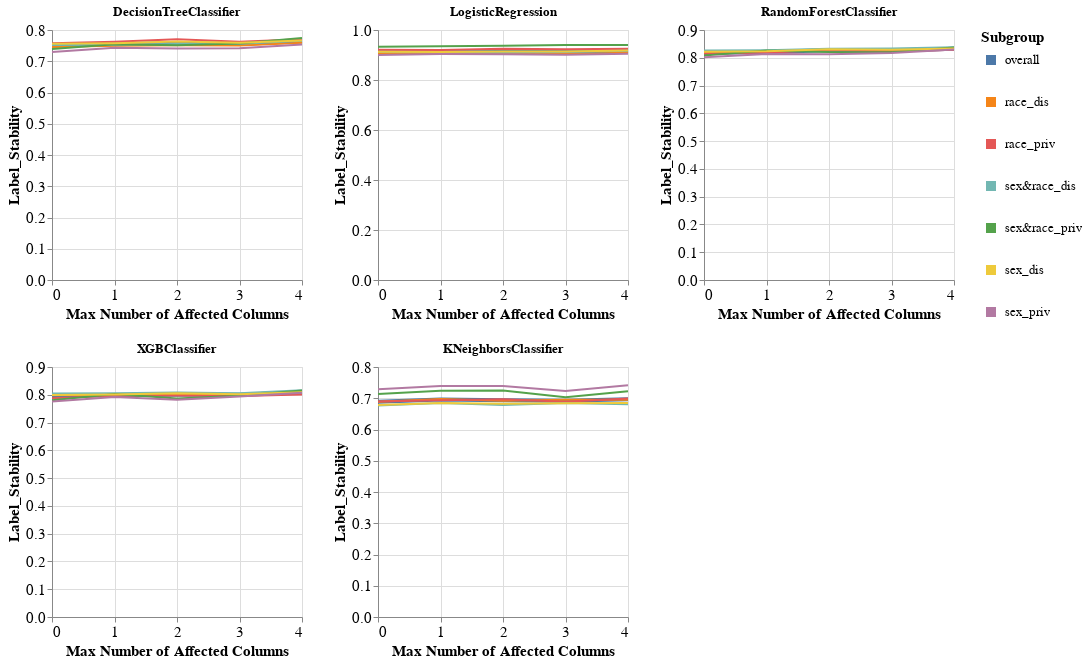

Notebook source saved alongside this figure:
### Code cell
visualizer.create_subgroups_grid_pct_lines_per_model_plot(subgroup_metric='Label_Stability',
                                                          target_preprocessing_technique=PREPROCESSING_TECHNIQUES[0],
                                                          model_names=MODEL_NAMES,
                                                          mode='max_num_columns')

### Figure 1 — Vega-Lite specification as saved in the notebook (floating-point values rounded to 4 significant figures)
{"config": {"view": {"continuousWidth": 400, "continuousHeight": 300}, "axis": {"labelFontSize": 15, "titleFontSize": 15}, "legend": {"labelFontSize": 13, "symbolStrokeWidth": 10, "titleFontSize": 15}}, "vconcat": [{"hconcat": [{"mark": "line", "encoding": {"color": {"field": "Subgroup", "type": "nominal"}, "strokeWidth": {"condition": {"value": 4, "test": "datum.Subgroup == 'overall'"}, "value": 2}, "x": {"axis": {"tickMinStep": 1}, "field": "Percentage", "title": "Max Number of Affected Columns", "type": "quantitative"}, "y": {"field": "Metric_Value", "title": "Label_Stability", "type": "quantitative"}}, "height": 250, "title": "DecisionTreeClassifier", "width": 250}, {"data": {"name": "data-2c7a5b81c70b5303ae9de58b3e9a5795"}, "mark": "line", "encoding": {"color": {"field": "Subgroup", "type": "nominal"}, "strokeWidth": {"condition": {"value": 4, "test": "datum.Subgroup == 'overall'"}, "value": 2}, "x": {"axis": {"tickMinStep": 1}, "field": "Percentage", "title": "Max Number of Affected Columns", "type": "quantitative"}, "y": {"field": "Metric_Value", "title": "Label_Stability", "type": "quantitative"}}, "height": 250, "title": "LogisticRegression", "width": 250}, {"data": {"name": "data-518fee52e54e1ca94f410b42810bc206"}, "mark": "line", "encoding": {"color": {"field": "Subgroup", "type": "nominal"}, "strokeWidth": {"condition": {"value": 4, "test": "datum.Subgroup == 'overall'"}, "value": 2}, "x": {"axis": {"tickMinStep": 1}, "field": "Percentage", "title": "Max Number of Affected Columns", "type": "quantitative"}, "y": {"field": "Metric_Value", "title": "Label_Stability", "type": "quantitative"}}, "height": 250, "title": "RandomForestClassifier", "width": 250}]}, {"hconcat": [{"mark": "line", "encoding": {"color": {"field": "Subgroup", "type": "nominal"}, "strokeWidth": {"condition": {"value": 4, "test": "datum.Subgroup == 'overall'"}, "value": 2}, "x": {"axis": {"tickMinStep": 1}, "field": "Percentage", "title": "Max Number of Affected Columns", "type": "quantitative"}, "y": {"field": "Metric_Value", "title": "Label_Stability", "type": "quantitative"}}, "height": 250, "title": "XGBClassifier", "width": 250}, {"data": {"name": "data-02d56a56b02fc8c8c2ed9c9306bf7396"}, "mark": "line", "encoding": {"color": {"field": "Subgroup", "type": "nominal"}, "strokeWidth": {"condition": {"value": 4, "test": "datum.Subgroup == 'overall'"}, "value": 2}, "x": {"axis": {"tickMinStep": 1}, "field": "Percentage", "title": "Max Number of Affected Columns", "type": "quantitative"}, "y": {"field": "Metric_Value", "title": "Label_Stability", "type": "quantitative"}}, "height": 250, "title": "KNeighborsClassifier", "width": 250}], "data": {"name": "data-7a94dd33a477cd0164b4ab541601fbd0"}}], "data": {"name": "data-3f572dcca324735318c8ed7069daedfb"}, "$schema": "https://vega.github.io/schema/vega-lite/v4.17.0.json", "datasets": {"data-3f572dcca324735318c8ed7069daedfb": [{"Model_Name": "DecisionTreeClassifier", "Test_Set_Index": 0.0, "Metric": "Label_Stability", "Subgroup": "overall", "Num_Estimators": 200.0, "Metric_Value": 0.7503, "Percentage": 0.0}, {"Model_Name": "DecisionTreeClassifier", "Test_Set_Index": 0.0, "Metric": "Label_Stability", "Subgroup": "race_dis", "Num_Estimators": 200.0, "Metric_Value": 0.746, "Percentage": 0.0}, {"Model_Name": "DecisionTreeClassifier", "Test_Set_Index": 0.0, "Metric": "Label_Stability", "Subgroup": "race_priv", "Num_Estimators": 200.0, "Metric_Value": 0.7576, "Percentage": 0.0}, {"Model_Name": "DecisionTreeClassifier", "Test_Set_Index": 0.0, "Metric": "Label_Stability", "Subgroup": "sex&race_dis", "Num_Estimators": 200.0, "Metric_Value": 0.7519, "Percentage": 0.0}, {"Model_Name": "DecisionTreeClassifier", "Test_Set_Index": 0.0, "Metric": "Label_Stability", "Subgroup": "sex&race_priv", "Num_Estimators": 200.0, "Metric_Value": 0.7391, "Percentage": 0.0}, {"Model_Name": "DecisionTreeClassifier", "Test_Set_Index": 0.0, "Metric": "Label_Stability", "Subgroup": "sex_dis", "Num_Estimators": 200.0, "Metric_Value": 0.756, "Percentage": 0.0}, {"Model_Name": "DecisionTreeClassifier", "Test_Set_Index": 0.0, "Metric": "Label_Stability", "Subgroup": "sex_priv", "Num_Estimators": 200.0, "Metric_Value": 0.7298, "Percentage": 0.0}, {"Model_Name": "DecisionTreeClassifier", "Test_Set_Index": 1.0, "Metric": "Label_Stability", "Subgroup": "overall", "Num_Estimators": 200.0, "Metric_Value": 0.7542, "Percentage": 1.0}, {"Model_Name": "DecisionTreeClassifier", "Test_Set_Index": 1.0, "Metric": "Label_Stability", "Subgroup": "race_dis", "Num_Estimators": 200.0, "Metric_Value": 0.7492, "Percentage": 1.0}, {"Model_Name": "DecisionTreeClassifier", "Test_Set_Index": 1.0, "Metric": "Label_Stability", "Subgroup": "race_priv", "Num_Estimators": 200.0, "Metric_Value": 0.7626, "Percentage": 1.0}, {"Model_Name": "DecisionTreeClassifier", "Test_Set_Index": 1.0, "Metric": "Label_Stability", "Subgroup": "sex&race_dis", "Num_Estimators": 200.0, "Metric_Value": 0.7531, "Percentage": 1.0}, {"Model_Name": "DecisionTreeClassifier", "Test_Set_Index": 1.0, "Metric": "Label_Stability", "Subgroup": "sex&race_priv", "Num_Estimators": 200.0, "Metric_Value": 0.7545, "Percentage": 1.0}, {"Model_Name": "DecisionTreeClassifier", "Test_Set_Index": 1.0, "Metric": "Label_Stability", "Subgroup": "sex_dis", "Num_Estimators": 200.0, "Metric_Value": 0.7574, "Percentage": 1.0}, {"Model_Name": "DecisionTreeClassifier", "Test_Set_Index": 1.0, "Metric": "Label_Stability", "Subgroup": "sex_priv", "Num_Estimators": 200.0, "Metric_Value": 0.7432, "Percentage": 1.0}, {"Model_Name": "DecisionTreeClassifier", "Test_Set_Index": 2.0, "Metric": "Label_Stability", "Subgroup": "overall", "Num_Estimators": 200.0, "Metric_Value": 0.7583, "Percentage": 2.0}, {"Model_Name": "DecisionTreeClassifier", "Test_Set_Index": 2.0, "Metric": "Label_Stability", "Subgroup": "race_dis", "Num_Estimators": 200.0, "Metric_Value": 0.7509, "Percentage": 2.0}, {"Model_Name": "DecisionTreeClassifier", "Test_Set_Index": 2.0, "Metric": "Label_Stability", "Subgroup": "race_priv", "Num_Estimators": 200.0, "Metric_Value": 0.7704, "Percentage": 2.0}, {"Model_Name": "DecisionTreeClassifier", "Test_Set_Index": 2.0, "Metric": "Label_Stability", "Subgroup": "sex&race_dis", "Num_Estimators": 200.0, "Metric_Value": 0.7553, "Percentage": 2.0}, {"Model_Name": "DecisionTreeClassifier", "Test_Set_Index": 2.0, "Metric": "Label_Stability", "Subgroup": "sex&race_priv", "Num_Estimators": 200.0, "Metric_Value": 0.7512, "Percentage": 2.0}, {"Model_Name": "DecisionTreeClassifier", "Test_Set_Index": 2.0, "Metric": "Label_Stability", "Subgroup": "sex_dis", "Num_Estimators": 200.0, "Metric_Value": 0.763, "Percentage": 2.0}, {"Model_Name": "DecisionTreeClassifier", "Test_Set_Index": 2.0, "Metric": "Label_Stability", "Subgroup": "sex_priv", "Num_Estimators": 200.0, "Metric_Value": 0.7412, "Percentage": 2.0}, {"Model_Name": "DecisionTreeClassifier", "Test_Set_Index": 3.0, "Metric": "Label_Stability", "Subgroup": "overall", "Num_Estimators": 200.0, "Metric_Value": 0.7552, "Percentage": 3.0}, {"Model_Name": "DecisionTreeClassifier", "Test_Set_Index": 3.0, "Metric": "Label_Stability", "Subgroup": "race_dis", "Num_Estimators": 200.0, "Metric_Value": 0.7507, "Percentage": 3.0}, {"Model_Name": "DecisionTreeClassifier", "Test_Set_Index": 3.0, "Metric": "Label_Stability", "Subgroup": "race_priv", "Num_Estimators": 200.0, "Metric_Value": 0.7625, "Percentage": 3.0}, {"Model_Name": "DecisionTreeClassifier", "Test_Set_Index": 3.0, "Metric": "Label_Stability", "Subgroup": "sex&race_dis", "Num_Estimators": 200.0, "Metric_Value": 0.7561, "Percentage": 3.0}, {"Model_Name": "DecisionTreeClassifier", "Test_Set_Index": 3.0, "Metric": "Label_Stability", "Subgroup": "sex&race_priv", "Num_Estimators": 200.0, "Metric_Value": 0.7567, "Percentage": 3.0}, {"Model_Name": "DecisionTreeClassifier", "Test_Set_Index": 3.0, "Metric": "Label_Stability", "Subgroup": "sex_dis", "Num_Estimators": 200.0, "Metric_Value": 0.7589, "Percentage": 3.0}, {"Model_Name": "DecisionTreeClassifier", "Test_Set_Index": 3.0, "Metric": "Label_Stability", "Subgroup": "sex_priv", "Num_Estimators": 200.0, "Metric_Value": 0.7416, "Percentage": 3.0}, {"Model_Name": "DecisionTreeClassifier", "Test_Set_Index": 4.0, "Metric": "Label_Stability", "Subgroup": "overall", "Num_Estimators": 200.0, "Metric_Value": 0.7638, "Percentage": 4.0}, {"Model_Name": "DecisionTreeClassifier", "Test_Set_Index": 4.0, "Metric": "Label_Stability", "Subgroup": "race_dis", "Num_Estimators": 200.0, "Metric_Value": 0.7596, "Percentage": 4.0}, {"Model_Name": "DecisionTreeClassifier", "Test_Set_Index": 4.0, "Metric": "Label_Stability", "Subgroup": "race_priv", "Num_Estimators": 200.0, "Metric_Value": 0.7707, "Percentage": 4.0}, {"Model_Name": "DecisionTreeClassifier", "Test_Set_Index": 4.0, "Metric": "Label_Stability", "Subgroup": "sex&race_dis", "Num_Estimators": 200.0, "Metric_Value": 0.7654, "Percentage": 4.0}, {"Model_Name": "DecisionTreeClassifier", "Test_Set_Index": 4.0, "Metric": "Label_Stability", "Subgroup": "sex&race_priv", "Num_Estimators": 200.0, "Metric_Value": 0.7748, "Percentage": 4.0}, {"Model_Name": "DecisionTreeClassifier", "Test_Set_Index": 4.0, "Metric": "Label_Stability", "Subgroup": "sex_dis", "Num_Estimators": 200.0, "Metric_Value": 0.7666, "Percentage": 4.0}, {"Model_Name": "DecisionTreeClassifier", "Test_Set_Index": 4.0, "Metric": "Label_Stability", "Subgroup": "sex_priv", "Num_Estimators": 200.0, "Metric_Value": 0.7537, "Percentage": 4.0}], "data-2c7a5b81c70b5303ae9de58b3e9a5795": [{"Model_Name": "LogisticRegression", "Test_Set_Index": 0.0, "Metric": "Label_Stability", "Subgroup": "overall", "Num_Estimators": 200.0, "Metric_Value": 0.9108, "Percentage": 0.0}, {"Model_Name": "LogisticRegression", "Test_Set_Index": 0.0, "Metric": "Label_Stability", "Subgroup": "race_dis", "Num_Estimators": 200.0, "Metric_Value": 0.9044, "Percentage": 0.0}, {"Model_Name": "LogisticRegression", "Test_Set_Index": 0.0, "Metric": "Label_Stability", "Subgroup": "race_priv", "Num_Estimators": 200.0, "Metric_Value": 0.9208, "Percentage": 0.0}, {"Model_Name": "LogisticRegression", "Test_Set_Index": 0.0, "Metric": "Label_Stability", "Subgroup": "sex&race_dis", "Num_Estimators": 200.0, "Metric_Value": 0.9116, "Percentage": 0.0}, {"Model_Name": "LogisticRegression", "Test_Set_Index": 0.0, "Metric": "Label_Stability", "Subgroup": "sex&race_priv", "Num_Estimators": 200.0, "Metric_Value": 0.9333, "Percentage": 0.0}, {"Model_Name": "LogisticRegression", "Test_Set_Index": 0.0, "Metric": "Label_Stability", "Subgroup": "sex_dis", "Num_Estimators": 200.0, "Metric_Value": 0.9134, "Percentage": 0.0}, {"Model_Name": "LogisticRegression", "Test_Set_Index": 0.0, "Metric": "Label_Stability", "Subgroup": "sex_priv", "Num_Estimators": 200.0, "Metric_Value": 0.8997, "Percentage": 0.0}, {"Model_Name": "LogisticRegression", "Test_Set_Index": 1.0, "Metric": "Label_Stability", "Subgroup": "overall", "Num_Estimators": 200.0, "Metric_Value": 0.9105, "Percentage": 1.0}, {"Model_Name": "LogisticRegression", "Test_Set_Index": 1.0, "Metric": "Label_Stability", "Subgroup": "race_dis", "Num_Estimators": 200.0, "Metric_Value": 0.9047, "Percentage": 1.0}, {"Model_Name": "LogisticRegression", "Test_Set_Index": 1.0, "Metric": "Label_Stability", "Subgroup": "race_priv", "Num_Estimators": 200.0, "Metric_Value": 0.9199, "Percentage": 1.0}, {"Model_Name": "LogisticRegression", "Test_Set_Index": 1.0, "Metric": "Label_Stability", "Subgroup": "sex&race_dis", "Num_Estimators": 200.0, "Metric_Value": 0.9106, "Percentage": 1.0}, {"Model_Name": "LogisticRegression", "Test_Set_Index": 1.0, "Metric": "Label_Stability", "Subgroup": "sex&race_priv", "Num_Estimators": 200.0, "Metric_Value": 0.9354, "Percentage": 1.0}, {"Model_Name": "LogisticRegression", "Test_Set_Index": 1.0, "Metric": "Label_Stability", "Subgroup": "sex_dis", "Num_Estimators": 200.0, "Metric_Value": 0.912, "Percentage": 1.0}, {"Model_Name": "LogisticRegression", "Test_Set_Index": 1.0, "Metric": "Label_Stability", "Subgroup": "sex_priv", "Num_Estimators": 200.0, "Metric_Value": 0.9039, "Percentage": 1.0}, {"Model_Name": "LogisticRegression", "Test_Set_Index": 2.0, "Metric": "Label_Stability", "Subgroup": "overall", "Num_Estimators": 200.0, "Metric_Value": 0.9118, "Percentage": 2.0}, {"Model_Name": "LogisticRegression", "Test_Set_Index": 2.0, "Metric": "Label_Stability", "Subgroup": "race_dis", "Num_Estimators": 200.0, "Metric_Value": 0.9038, "Percentage": 2.0}, {"Model_Name": "LogisticRegression", "Test_Set_Index": 2.0, "Metric": "Label_Stability", "Subgroup": "race_priv", "Num_Estimators": 200.0, "Metric_Value": 0.9245, "Percentage": 2.0}, {"Model_Name": "LogisticRegression", "Test_Set_Index": 2.0, "Metric": "Label_Stability", "Subgroup": "sex&race_dis", "Num_Estimators": 200.0, "Metric_Value": 0.9103, "Percentage": 2.0}, {"Model_Name": "LogisticRegression", "Test_Set_Index": 2.0, "Metric": "Label_Stability", "Subgroup": "sex&race_priv", "Num_Estimators": 200.0, "Metric_Value": 0.9374, "Percentage": 2.0}, {"Model_Name": "LogisticRegression", "Test_Set_Index": 2.0, "Metric": "Label_Stability", "Subgroup": "sex_dis", "Num_Estimators": 200.0, "Metric_Value": 0.9139, "Percentage": 2.0}, {"Model_Name": "LogisticRegression", "Test_Set_Index": 2.0, "Metric": "Label_Stability", "Subgroup": "sex_priv", "Num_Estimators": 200.0, "Metric_Value": 0.9028, "Percentage": 2.0}, {"Model_Name": "LogisticRegression", "Test_Set_Index": 3.0, "Metric": "Label_Stability", "Subgroup": "overall", "Num_Estimators": 200.0, "Metric_Value": 0.9115, "Percentage": 3.0}, {"Model_Name": "LogisticRegression", "Test_Set_Index": 3.0, "Metric": "Label_Stability", "Subgroup": "race_dis", "Num_Estimators": 200.0, "Metric_Value": 0.904, "Percentage": 3.0}, {"Model_Name": "LogisticRegression", "Test_Set_Index": 3.0, "Metric": "Label_Stability", "Subgroup": "race_priv", "Num_Estimators": 200.0, "Metric_Value": 0.9234, "Percentage": 3.0}, {"Model_Name": "LogisticRegression", "Test_Set_Index": 3.0, "Metric": "Label_Stability", "Subgroup": "sex&race_dis", "Num_Estimators": 200.0, "Metric_Value": 0.9116, "Percentage": 3.0}, {"Model_Name": "LogisticRegression", "Test_Set_Index": 3.0, "Metric": "Label_Stability", "Subgroup": "sex&race_priv", "Num_Estimators": 200.0, "Metric_Value": 0.9399, "Percentage": 3.0}, {"Model_Name": "LogisticRegression", "Test_Set_Index": 3.0, "Metric": "Label_Stability", "Subgroup": "sex_dis", "Num_Estimators": 200.0, "Metric_Value": 0.914, "Percentage": 3.0}, {"Model_Name": "LogisticRegression", "Test_Set_Index": 3.0, "Metric": "Label_Stability", "Subgroup": "sex_priv", "Num_Estimators": 200.0, "Metric_Value": 0.9012, "Percentage": 3.0}, {"Model_Name": "LogisticRegression", "Test_Set_Index": 4.0, "Metric": "Label_Stability", "Subgroup": "overall", "Num_Estimators": 200.0, "Metric_Value": 0.9155, "Percentage": 4.0}, {"Model_Name": "LogisticRegression", "Test_Set_Index": 4.0, "Metric": "Label_Stability", "Subgroup": "race_dis", "Num_Estimators": 200.0, "Metric_Value": 0.9095, "Percentage": 4.0}, {"Model_Name": "LogisticRegression", "Test_Set_Index": 4.0, "Metric": "Label_Stability", "Subgroup": "race_priv", "Num_Estimators": 200.0, "Metric_Value": 0.9251, "Percentage": 4.0}, {"Model_Name": "LogisticRegression", "Test_Set_Index": 4.0, "Metric": "Label_Stability", "Subgroup": "sex&race_dis", "Num_Estimators": 200.0, "Metric_Value": 0.9167, "Percentage": 4.0}, {"Model_Name": "LogisticRegression", "Test_Set_Index": 4.0, "Metric": "Label_Stability", "Subgroup": "sex&race_priv", "Num_Estimators": 200.0, "Metric_Value": 0.9404, "Percentage": 4.0}, {"Model_Name": "LogisticRegression", "Test_Set_Index": 4.0, "Metric": "Label_Stability", "Subgroup": "sex_dis", "Num_Estimators": 200.0, "Metric_Value": 0.9178, "Percentage": 4.0}, {"Model_Name": "LogisticRegression", "Test_Set_Index": 4.0, "Metric": "Label_Stability", "Subgroup": "sex_priv", "Num_Estimators": 200.0, "Metric_Value": 0.9052, "Percentage": 4.0}], "data-518fee52e54e1ca94f410b42810bc206": [{"Model_Name": "RandomForestClassifier", "Test_Set_Index": 0.0, "Metric": "Label_Stability", "Subgroup": "overall", "Num_Estimators": 200.0, "Metric_Value": 0.8175, "Percentage": 0.0}, {"Model_Name": "RandomForestClassifier", "Test_Set_Index": 0.0, "Metric": "Label_Stability", "Subgroup": "race_dis", "Num_Estimators": 200.0, "Metric_Value": 0.8202, "Percentage": 0.0}, {"Model_Name": "RandomForestClassifier", "Test_Set_Index": 0.0, "Metric": "Label_Stability", "Subgroup": "race_priv", "Num_Estimators": 200.0, "Metric_Value": 0.8145, "Percentage": 0.0}, {"Model_Name": "RandomForestClassifier", "Test_Set_Index": 0.0, "Metric": "Label_Stability", "Subgroup": "sex&race_dis", "Num_Estimators": 200.0, "Metric_Value": 0.8258, "Percentage": 0.0}, {"Model_Name": "RandomForestClassifier", "Test_Set_Index": 0.0, "Metric": "Label_Stability", "Subgroup": "sex&race_priv", "Num_Estimators": 200.0, "Metric_Value": 0.8086, "Percentage": 0.0}, {"Model_Name": "RandomForestClassifier", "Test_Set_Index": 0.0, "Metric": "Label_Stability", "Subgroup": "sex_dis", "Num_Estimators": 200.0, "Metric_Value": 0.8218, "Percentage": 0.0}, {"Model_Name": "RandomForestClassifier", "Test_Set_Index": 0.0, "Metric": "Label_Stability", "Subgroup": "sex_priv", "Num_Estimators": 200.0, "Metric_Value": 0.8022, "Percentage": 0.0}, {"Model_Name": "RandomForestClassifier", "Test_Set_Index": 1.0, "Metric": "Label_Stability", "Subgroup": "overall", "Num_Estimators": 200.0, "Metric_Value": 0.8208, "Percentage": 1.0}, {"Model_Name": "RandomForestClassifier", "Test_Set_Index": 1.0, "Metric": "Label_Stability", "Subgroup": "race_dis", "Num_Estimators": 200.0, "Metric_Value": 0.8229, "Percentage": 1.0}, {"Model_Name": "RandomForestClassifier", "Test_Set_Index": 1.0, "Metric": "Label_Stability", "Subgroup": "race_priv", "Num_Estimators": 200.0, "Metric_Value": 0.819, "Percentage": 1.0}, {"Model_Name": "RandomForestClassifier", "Test_Set_Index": 1.0, "Metric": "Label_Stability", "Subgroup": "sex&race_dis", "Num_Estimators": 200.0, "Metric_Value": 0.8275, "Percentage": 1.0}, {"Model_Name": "RandomForestClassifier", "Test_Set_Index": 1.0, "Metric": "Label_Stability", "Subgroup": "sex&race_priv", "Num_Estimators": 200.0, "Metric_Value": 0.8262, "Percentage": 1.0}, {"Model_Name": "RandomForestClassifier", "Test_Set_Index": 1.0, "Metric": "Label_Stability", "Subgroup": "sex_dis", "Num_Estimators": 200.0, "Metric_Value": 0.8231, "Percentage": 1.0}, {"Model_Name": "RandomForestClassifier", "Test_Set_Index": 1.0, "Metric": "Label_Stability", "Subgroup": "sex_priv", "Num_Estimators": 200.0, "Metric_Value": 0.8134, "Percentage": 1.0}, {"Model_Name": "RandomForestClassifier", "Test_Set_Index": 2.0, "Metric": "Label_Stability", "Subgroup": "overall", "Num_Estimators": 200.0, "Metric_Value": 0.827, "Percentage": 2.0}, {"Model_Name": "RandomForestClassifier", "Test_Set_Index": 2.0, "Metric": "Label_Stability", "Subgroup": "race_dis", "Num_Estimators": 200.0, "Metric_Value": 0.8273, "Percentage": 2.0}, {"Model_Name": "RandomForestClassifier", "Test_Set_Index": 2.0, "Metric": "Label_Stability", "Subgroup": "race_priv", "Num_Estimators": 200.0, "Metric_Value": 0.8277, "Percentage": 2.0}, {"Model_Name": "RandomForestClassifier", "Test_Set_Index": 2.0, "Metric": "Label_Stability", "Subgroup": "sex&race_dis", "Num_Estimators": 200.0, "Metric_Value": 0.8322, "Percentage": 2.0}, {"Model_Name": "RandomForestClassifier", "Test_Set_Index": 2.0, "Metric": "Label_Stability", "Subgroup": "sex&race_priv", "Num_Estimators": 200.0, "Metric_Value": 0.8204, "Percentage": 2.0}, {"Model_Name": "RandomForestClassifier", "Test_Set_Index": 2.0, "Metric": "Label_Stability", "Subgroup": "sex_dis", "Num_Estimators": 200.0, "Metric_Value": 0.831, "Percentage": 2.0}, {"Model_Name": "RandomForestClassifier", "Test_Set_Index": 2.0, "Metric": "Label_Stability", "Subgroup": "sex_priv", "Num_Estimators": 200.0, "Metric_Value": 0.8128, "Percentage": 2.0}, {"Model_Name": "RandomForestClassifier", "Test_Set_Index": 3.0, "Metric": "Label_Stability", "Subgroup": "overall", "Num_Estimators": 200.0, "Metric_Value": 0.8265, "Percentage": 3.0}, {"Model_Name": "RandomForestClassifier", "Test_Set_Index": 3.0, "Metric": "Label_Stability", "Subgroup": "race_dis", "Num_Estimators": 200.0, "Metric_Value": 0.8298, "Percentage": 3.0}, {"Model_Name": "RandomForestClassifier", "Test_Set_Index": 3.0, "Metric": "Label_Stability", "Subgroup": "race_priv", "Num_Estimators": 200.0, "Metric_Value": 0.8226, "Percentage": 3.0}, {"Model_Name": "RandomForestClassifier", "Test_Set_Index": 3.0, "Metric": "Label_Stability", "Subgroup": "sex&race_dis", "Num_Estimators": 200.0, "Metric_Value": 0.8334, "Percentage": 3.0}, {"Model_Name": "RandomForestClassifier", "Test_Set_Index": 3.0, "Metric": "Label_Stability", "Subgroup": "sex&race_priv", "Num_Estimators": 200.0, "Metric_Value": 0.8199, "Percentage": 3.0}, {"Model_Name": "RandomForestClassifier", "Test_Set_Index": 3.0, "Metric": "Label_Stability", "Subgroup": "sex_dis", "Num_Estimators": 200.0, "Metric_Value": 0.8293, "Percentage": 3.0}, {"Model_Name": "RandomForestClassifier", "Test_Set_Index": 3.0, "Metric": "Label_Stability", "Subgroup": "sex_priv", "Num_Estimators": 200.0, "Metric_Value": 0.8173, "Percentage": 3.0}, {"Model_Name": "RandomForestClassifier", "Test_Set_Index": 4.0, "Metric": "Label_Stability", "Subgroup": "overall", "Num_Estimators": 200.0, "Metric_Value": 0.8321, "Percentage": 4.0}, {"Model_Name": "RandomForestClassifier", "Test_Set_Index": 4.0, "Metric": "Label_Stability", "Subgroup": "race_dis", "Num_Estimators": 200.0, "Metric_Value": 0.8348, "Percentage": 4.0}, {"Model_Name": "RandomForestClassifier", "Test_Set_Index": 4.0, "Metric": "Label_Stability", "Subgroup": "race_priv", "Num_Estimators": 200.0, "Metric_Value": 0.8291, "Percentage": 4.0}, {"Model_Name": "RandomForestClassifier", "Test_Set_Index": 4.0, "Metric": "Label_Stability", "Subgroup": "sex&race_dis", "Num_Estimators": 200.0, "Metric_Value": 0.8377, "Percentage": 4.0}, {"Model_Name": "RandomForestClassifier", "Test_Set_Index": 4.0, "Metric": "Label_Stability", "Subgroup": "sex&race_priv", "Num_Estimators": 200.0, "Metric_Value": 0.837, "Percentage": 4.0}, {"Model_Name": "RandomForestClassifier", "Test_Set_Index": 4.0, "Metric": "Label_Stability", "Subgroup": "sex_dis", "Num_Estimators": 200.0, "Metric_Value": 0.8331, "Percentage": 4.0}, {"Model_Name": "RandomForestClassifier", "Test_Set_Index": 4.0, "Metric": "Label_Stability", "Subgroup": "sex_priv", "Num_Estimators": 200.0, "Metric_Value": 0.8295, "Percentage": 4.0}], "data-7a94dd33a477cd0164b4ab541601fbd0": [{"Model_Name": "XGBClassifier", "Test_Set_Index": 0.0, "Metric": "Label_Stability", "Subgroup": "overall", "Num_Estimators": 200.0, "Metric_Value": 0.7943, "Percentage": 0.0}, {"Model_Name": "XGBClassifier", "Test_Set_Index": 0.0, "Metric": "Label_Stability", "Subgroup": "race_dis", "Num_Estimators": 200.0, "Metric_Value": 0.7987, "Percentage": 0.0}, {"Model_Name": "XGBClassifier", "Test_Set_Index": 0.0, "Metric": "Label_Stability", "Subgroup": "race_priv", "Num_Estimators": 200.0, "Metric_Value": 0.7878, "Percentage": 0.0}, {"Model_Name": "XGBClassifier", "Test_Set_Index": 0.0, "Metric": "Label_Stability", "Subgroup": "sex&race_dis", "Num_Estimators": 200.0, "Metric_Value": 0.805, "Percentage": 0.0}, {"Model_Name": "XGBClassifier", "Test_Set_Index": 0.0, "Metric": "Label_Stability", "Subgroup": "sex&race_priv", "Num_Estimators": 200.0, "Metric_Value": 0.7806, "Percentage": 0.0}, {"Model_Name": "XGBClassifier", "Test_Set_Index": 0.0, "Metric": "Label_Stability", "Subgroup": "sex_dis", "Num_Estimators": 200.0, "Metric_Value": 0.7993, "Percentage": 0.0}, {"Model_Name": "XGBClassifier", "Test_Set_Index": 0.0, "Metric": "Label_Stability", "Subgroup": "sex_priv", "Num_Estimators": 200.0, "Metric_Value": 0.7756, "Percentage": 0.0}, {"Model_Name": "XGBClassifier", "Test_Set_Index": 1.0, "Metric": "Label_Stability", "Subgroup": "overall", "Num_Estimators": 200.0, "Metric_Value": 0.7991, "Percentage": 1.0}, {"Model_Name": "XGBClassifier", "Test_Set_Index": 1.0, "Metric": "Label_Stability", "Subgroup": "race_dis", "Num_Estimators": 200.0, "Metric_Value": 0.801, "Percentage": 1.0}, {"Model_Name": "XGBClassifier", "Test_Set_Index": 1.0, "Metric": "Label_Stability", "Subgroup": "race_priv", "Num_Estimators": 200.0, "Metric_Value": 0.7963, "Percentage": 1.0}, {"Model_Name": "XGBClassifier", "Test_Set_Index": 1.0, "Metric": "Label_Stability", "Subgroup": "sex&race_dis", "Num_Estimators": 200.0, "Metric_Value": 0.8051, "Percentage": 1.0}, {"Model_Name": "XGBClassifier", "Test_Set_Index": 1.0, "Metric": "Label_Stability", "Subgroup": "sex&race_priv", "Num_Estimators": 200.0, "Metric_Value": 0.8032, "Percentage": 1.0}, {"Model_Name": "XGBClassifier", "Test_Set_Index": 1.0, "Metric": "Label_Stability", "Subgroup": "sex_dis", "Num_Estimators": 200.0, "Metric_Value": 0.801, "Percentage": 1.0}, {"Model_Name": "XGBClassifier", "Test_Set_Index": 1.0, "Metric": "Label_Stability", "Subgroup": "sex_priv", "Num_Estimators": 200.0, "Metric_Value": 0.7921, "Percentage": 1.0}, {"Model_Name": "XGBClassifier", "Test_Set_Index": 2.0, "Metric": "Label_Stability", "Subgroup": "overall", "Num_Estimators": 200.0, "Metric_Value": 0.8004, "Percentage": 2.0}, {"Model_Name": "XGBClassifier", "Test_Set_Index": 2.0, "Metric": "Label_Stability", "Subgroup": "race_dis", "Num_Estimators": 200.0, "Metric_Value": 0.8023, "Percentage": 2.0}, {"Model_Name": "XGBClassifier", "Test_Set_Index": 2.0, "Metric": "Label_Stability", "Subgroup": "race_priv", "Num_Estimators": 200.0, "Metric_Value": 0.7977, "Percentage": 2.0}, {"Model_Name": "XGBClassifier", "Test_Set_Index": 2.0, "Metric": "Label_Stability", "Subgroup": "sex&race_dis", "Num_Estimators": 200.0, "Metric_Value": 0.8079, "Percentage": 2.0}, {"Model_Name": "XGBClassifier", "Test_Set_Index": 2.0, "Metric": "Label_Stability", "Subgroup": "sex&race_priv", "Num_Estimators": 200.0, "Metric_Value": 0.7868, "Percentage": 2.0}, {"Model_Name": "XGBClassifier", "Test_Set_Index": 2.0, "Metric": "Label_Stability", "Subgroup": "sex_dis", "Num_Estimators": 200.0, "Metric_Value": 0.8053, "Percentage": 2.0}, {"Model_Name": "XGBClassifier", "Test_Set_Index": 2.0, "Metric": "Label_Stability", "Subgroup": "sex_priv", "Num_Estimators": 200.0, "Metric_Value": 0.7817, "Percentage": 2.0}, {"Model_Name": "XGBClassifier", "Test_Set_Index": 3.0, "Metric": "Label_Stability", "Subgroup": "overall", "Num_Estimators": 200.0, "Metric_Value": 0.8001, "Percentage": 3.0}, {"Model_Name": "XGBClassifier", "Test_Set_Index": 3.0, "Metric": "Label_Stability", "Subgroup": "race_dis", "Num_Estimators": 200.0, "Metric_Value": 0.8032, "Percentage": 3.0}, {"Model_Name": "XGBClassifier", "Test_Set_Index": 3.0, "Metric": "Label_Stability", "Subgroup": "race_priv", "Num_Estimators": 200.0, "Metric_Value": 0.7956, "Percentage": 3.0}, {"Model_Name": "XGBClassifier", "Test_Set_Index": 3.0, "Metric": "Label_Stability", "Subgroup": "sex&race_dis", "Num_Estimators": 200.0, "Metric_Value": 0.8059, "Percentage": 3.0}, {"Model_Name": "XGBClassifier", "Test_Set_Index": 3.0, "Metric": "Label_Stability", "Subgroup": "sex&race_priv", "Num_Estimators": 200.0, "Metric_Value": 0.7969, "Percentage": 3.0}, {"Model_Name": "XGBClassifier", "Test_Set_Index": 3.0, "Metric": "Label_Stability", "Subgroup": "sex_dis", "Num_Estimators": 200.0, "Metric_Value": 0.8019, "Percentage": 3.0}, {"Model_Name": "XGBClassifier", "Test_Set_Index": 3.0, "Metric": "Label_Stability", "Subgroup": "sex_priv", "Num_Estimators": 200.0, "Metric_Value": 0.794, "Percentage": 3.0}, {"Model_Name": "XGBClassifier", "Test_Set_Index": 4.0, "Metric": "Label_Stability", "Subgroup": "overall", "Num_Estimators": 200.0, "Metric_Value": 0.8083, "Percentage": 4.0}, {"Model_Name": "XGBClassifier", "Test_Set_Index": 4.0, "Metric": "Label_Stability", "Subgroup": "race_dis", "Num_Estimators": 200.0, "Metric_Value": 0.8132, "Percentage": 4.0}, {"Model_Name": "XGBClassifier", "Test_Set_Index": 4.0, "Metric": "Label_Stability", "Subgroup": "race_priv", "Num_Estimators": 200.0, "Metric_Value": 0.8009, "Percentage": 4.0}, {"Model_Name": "XGBClassifier", "Test_Set_Index": 4.0, "Metric": "Label_Stability", "Subgroup": "sex&race_dis", "Num_Estimators": 200.0, "Metric_Value": 0.8161, "Percentage": 4.0}, {"Model_Name": "XGBClassifier", "Test_Set_Index": 4.0, "Metric": "Label_Stability", "Subgroup": "sex&race_priv", "Num_Estimators": 200.0, "Metric_Value": 0.8155, "Percentage": 4.0}, {"Model_Name": "XGBClassifier", "Test_Set_Index": 4.0, "Metric": "Label_Stability", "Subgroup": "sex_dis", "Num_Estimators": 200.0, "Metric_Value": 0.8087, "Percentage": 4.0}, {"Model_Name": "XGBClassifier", "Test_Set_Index": 4.0, "Metric": "Label_Stability", "Subgroup": "sex_priv", "Num_Estimators": 200.0, "Metric_Value": 0.8074, "Percentage": 4.0}], "data-02d56a56b02fc8c8c2ed9c9306bf7396": [{"Model_Name": "KNeighborsClassifier", "Test_Set_Index": 0.0, "Metric": "Label_Stability", "Subgroup": "overall", "Num_Estimators": 200.0, "Metric_Value": 0.689, "Percentage": 0.0}, {"Model_Name": "KNeighborsClassifier", "Test_Set_Index": 0.0, "Metric": "Label_Stability", "Subgroup": "race_dis", "Num_Estimators": 200.0, "Metric_Value": 0.6885, "Percentage": 0.0}, {"Model_Name": "KNeighborsClassifier", "Test_Set_Index": 0.0, "Metric": "Label_Stability", "Subgroup": "race_priv", "Num_Estimators": 200.0, "Metric_Value": 0.6898, "Percentage": 0.0}, {"Model_Name": "KNeighborsClassifier", "Test_Set_Index": 0.0, "Metric": "Label_Stability", "Subgroup": "sex&race_dis", "Num_Estimators": 200.0, "Metric_Value": 0.6767, "Percentage": 0.0}, {"Model_Name": "KNeighborsClassifier", "Test_Set_Index": 0.0, "Metric": "Label_Stability", "Subgroup": "sex&race_priv", "Num_Estimators": 200.0, "Metric_Value": 0.714, "Percentage": 0.0}, {"Model_Name": "KNeighborsClassifier", "Test_Set_Index": 0.0, "Metric": "Label_Stability", "Subgroup": "sex_dis", "Num_Estimators": 200.0, "Metric_Value": 0.6787, "Percentage": 0.0}, {"Model_Name": "KNeighborsClassifier", "Test_Set_Index": 0.0, "Metric": "Label_Stability", "Subgroup": "sex_priv", "Num_Estimators": 200.0, "Metric_Value": 0.729, "Percentage": 0.0}, {"Model_Name": "KNeighborsClassifier", "Test_Set_Index": 1.0, "Metric": "Label_Stability", "Subgroup": "overall", "Num_Estimators": 200.0, "Metric_Value": 0.6957, "Percentage": 1.0}, {"Model_Name": "KNeighborsClassifier", "Test_Set_Index": 1.0, "Metric": "Label_Stability", "Subgroup": "race_dis", "Num_Estimators": 200.0, "Metric_Value": 0.6973, "Percentage": 1.0}, {"Model_Name": "KNeighborsClassifier", "Test_Set_Index": 1.0, "Metric": "Label_Stability", "Subgroup": "race_priv", "Num_Estimators": 200.0, "Metric_Value": 0.6933, "Percentage": 1.0}, {"Model_Name": "KNeighborsClassifier", "Test_Set_Index": 1.0, "Metric": "Label_Stability", "Subgroup": "sex&race_dis", "Num_Estimators": 200.0, "Metric_Value": 0.6851, "Percentage": 1.0}, {"Model_Name": "KNeighborsClassifier", "Test_Set_Index": 1.0, "Metric": "Label_Stability", "Subgroup": "sex&race_priv", "Num_Estimators": 200.0, "Metric_Value": 0.7237, "Percentage": 1.0}, {"Model_Name": "KNeighborsClassifier", "Test_Set_Index": 1.0, "Metric": "Label_Stability", "Subgroup": "sex_dis", "Num_Estimators": 200.0, "Metric_Value": 0.6845, "Percentage": 1.0}, {"Model_Name": "KNeighborsClassifier", "Test_Set_Index": 1.0, "Metric": "Label_Stability", "Subgroup": "sex_priv", "Num_Estimators": 200.0, "Metric_Value": 0.7394, "Percentage": 1.0}, {"Model_Name": "KNeighborsClassifier", "Test_Set_Index": 2.0, "Metric": "Label_Stability", "Subgroup": "overall", "Num_Estimators": 200.0, "Metric_Value": 0.6939, "Percentage": 2.0}, {"Model_Name": "KNeighborsClassifier", "Test_Set_Index": 2.0, "Metric": "Label_Stability", "Subgroup": "race_dis", "Num_Estimators": 200.0, "Metric_Value": 0.692, "Percentage": 2.0}, {"Model_Name": "KNeighborsClassifier", "Test_Set_Index": 2.0, "Metric": "Label_Stability", "Subgroup": "race_priv", "Num_Estimators": 200.0, "Metric_Value": 0.6968, "Percentage": 2.0}, {"Model_Name": "KNeighborsClassifier", "Test_Set_Index": 2.0, "Metric": "Label_Stability", "Subgroup": "sex&race_dis", "Num_Estimators": 200.0, "Metric_Value": 0.6786, "Percentage": 2.0}, {"Model_Name": "KNeighborsClassifier", "Test_Set_Index": 2.0, "Metric": "Label_Stability", "Subgroup": "sex&race_priv", "Num_Estimators": 200.0, "Metric_Value": 0.7249, "Percentage": 2.0}, {"Model_Name": "KNeighborsClassifier", "Test_Set_Index": 2.0, "Metric": "Label_Stability", "Subgroup": "sex_dis", "Num_Estimators": 200.0, "Metric_Value": 0.6821, "Percentage": 2.0}, {"Model_Name": "KNeighborsClassifier", "Test_Set_Index": 2.0, "Metric": "Label_Stability", "Subgroup": "sex_priv", "Num_Estimators": 200.0, "Metric_Value": 0.7392, "Percentage": 2.0}, {"Model_Name": "KNeighborsClassifier", "Test_Set_Index": 3.0, "Metric": "Label_Stability", "Subgroup": "overall", "Num_Estimators": 200.0, "Metric_Value": 0.6924, "Percentage": 3.0}, {"Model_Name": "KNeighborsClassifier", "Test_Set_Index": 3.0, "Metric": "Label_Stability", "Subgroup": "race_dis", "Num_Estimators": 200.0, "Metric_Value": 0.6948, "Percentage": 3.0}, {"Model_Name": "KNeighborsClassifier", "Test_Set_Index": 3.0, "Metric": "Label_Stability", "Subgroup": "race_priv", "Num_Estimators": 200.0, "Metric_Value": 0.6889, "Percentage": 3.0}, {"Model_Name": "KNeighborsClassifier", "Test_Set_Index": 3.0, "Metric": "Label_Stability", "Subgroup": "sex&race_dis", "Num_Estimators": 200.0, "Metric_Value": 0.6846, "Percentage": 3.0}, {"Model_Name": "KNeighborsClassifier", "Test_Set_Index": 3.0, "Metric": "Label_Stability", "Subgroup": "sex&race_priv", "Num_Estimators": 200.0, "Metric_Value": 0.7031, "Percentage": 3.0}, {"Model_Name": "KNeighborsClassifier", "Test_Set_Index": 3.0, "Metric": "Label_Stability", "Subgroup": "sex_dis", "Num_Estimators": 200.0, "Metric_Value": 0.6842, "Percentage": 3.0}, {"Model_Name": "KNeighborsClassifier", "Test_Set_Index": 3.0, "Metric": "Label_Stability", "Subgroup": "sex_priv", "Num_Estimators": 200.0, "Metric_Value": 0.7236, "Percentage": 3.0}, {"Model_Name": "KNeighborsClassifier", "Test_Set_Index": 4.0, "Metric": "Label_Stability", "Subgroup": "overall", "Num_Estimators": 200.0, "Metric_Value": 0.6967, "Percentage": 4.0}, {"Model_Name": "KNeighborsClassifier", "Test_Set_Index": 4.0, "Metric": "Label_Stability", "Subgroup": "race_dis", "Num_Estimators": 200.0, "Metric_Value": 0.6953, "Percentage": 4.0}, {"Model_Name": "KNeighborsClassifier", "Test_Set_Index": 4.0, "Metric": "Label_Stability", "Subgroup": "race_priv", "Num_Estimators": 200.0, "Metric_Value": 0.699, "Percentage": 4.0}, {"Model_Name": "KNeighborsClassifier", "Test_Set_Index": 4.0, "Metric": "Label_Stability", "Subgroup": "sex&race_dis", "Num_Estimators": 200.0, "Metric_Value": 0.6811, "Percentage": 4.0}, {"Model_Name": "KNeighborsClassifier", "Test_Set_Index": 4.0, "Metric": "Label_Stability", "Subgroup": "sex&race_priv", "Num_Estimators": 200.0, "Metric_Value": 0.7222, "Percentage": 4.0}, {"Model_Name": "KNeighborsClassifier", "Test_Set_Index": 4.0, "Metric": "Label_Stability", "Subgroup": "sex_dis", "Num_Estimators": 200.0, "Metric_Value": 0.685, "Percentage": 4.0}, {"Model_Name": "KNeighborsClassifier", "Test_Set_Index": 4.0, "Metric": "Label_Stability", "Subgroup": "sex_priv", "Num_Estimators": 200.0, "Metric_Value": 0.7419, "Percentage": 4.0}]}}
